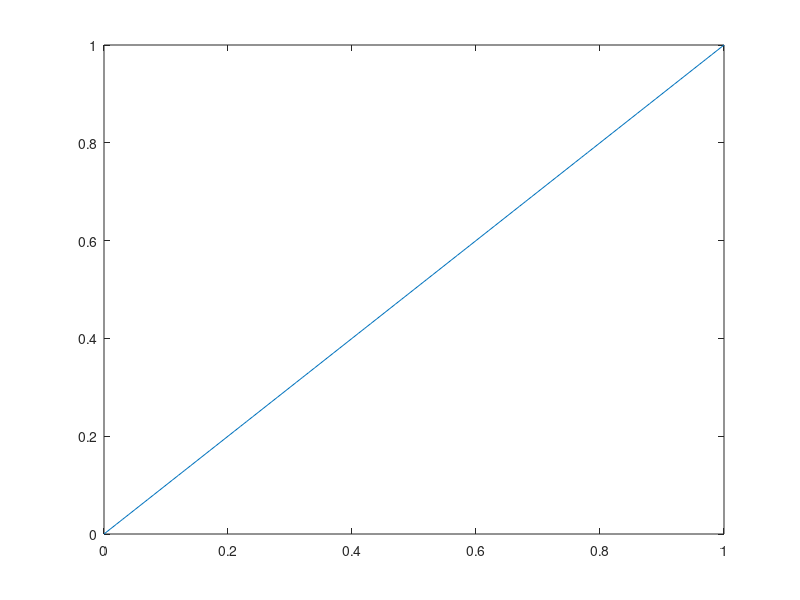

The MATLAB script that drew this image: (Note: this script raises an error after producing the figure.)
%From https://www.mathworks.com/matlabcentral/answers/94495-how-can-i-create-animated-gif-images-in-matlab?requestedDomain=www.mathworks.com

x = 0:0.01:1;
figure(1)
filename = 'testnew51.gif';
for n = 1:0.5:5
      y = x.^n;
      plot(x,y)
      drawnow
      frame = getframe(1);
      im = frame2im(frame);
      [imind,cm] = rgb2ind(im,256);
      if n == 1;
          imwrite(imind,cm,filename,'gif', 'Loopcount',inf);
      else
          imwrite(imind,cm,filename,'gif','WriteMode','append');
      end
end